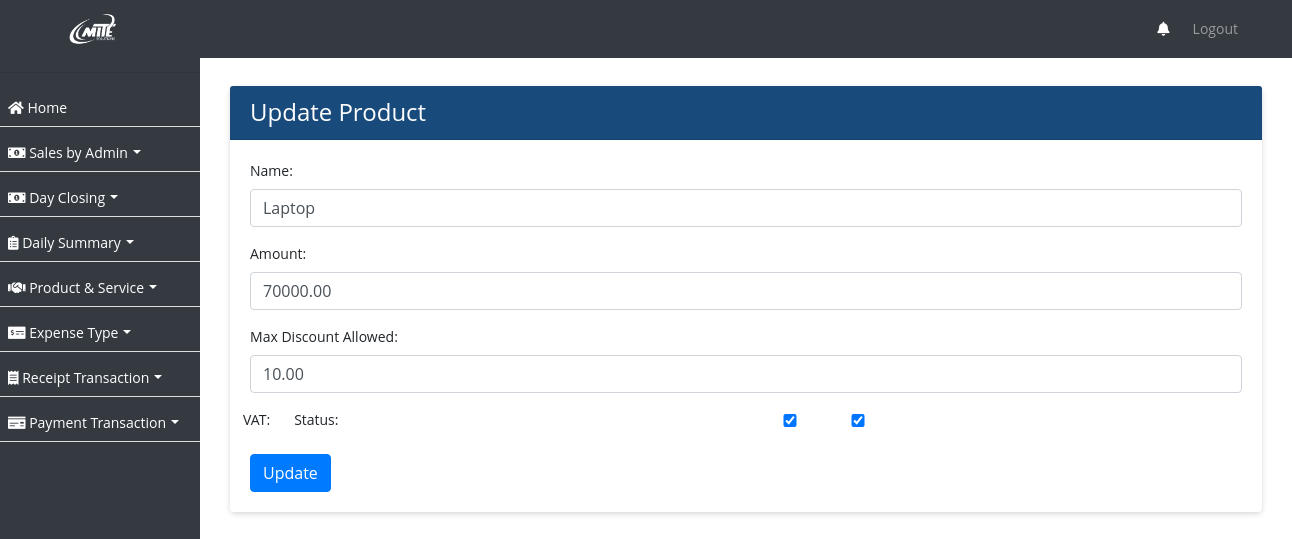
The page /product/update/17/ on the database its author committed.
### ezshopapp/models.py (models this page shows, shortened)
class Product(models.Model):
    name = models.CharField(max_length=255)
    vat = models.BooleanField(default=False)
    amount = models.DecimalField(max_digits=10, decimal_places=2)
    max_discount_allowed = models.DecimalField(max_digits=10, decimal_places=2)
    status = models.BooleanField(default=True)
    business_profile = models.CharField(max_length=255, null=True)
    created_on = models.DateTimeField(auto_now_add=True, null=True)

### ezshopapp/views.py (the view)
# urls.py: path('product/update/<int:pk>/', ProductUpdateView.as_view(), name='update_product'),
class ProductUpdateView(UpdateView):
    model = Product
    form_class = ProductForm
    template_name = 'update_product.html'
    success_url = reverse_lazy('product_list')

### ezshopapp/forms.py
class ProductForm(forms.ModelForm):
    class Meta:
        model = Product
        fields = '__all__'

### ezshopapp/templates/update_product.html (shortened to what this page needs)
{% extends 'base.html' %}
{% block content %}
<div class="container">
  <div class="card">
    <div class="card-header">
      <h4 class="mb-0 text-white">Update Product</h4>
    </div>
    <div class="card-body">
      <form method="post">
        <div class="form-group">
          <label for="id_name">Name:</label>
          <input type="text" name="name" id="id_name" class="form-control" value="{{ product.name }}" required>
        </div>
        <div class="form-group">
          <label for="id_amount">Amount:</label>
          <input type="text" name="amount" id="id_amount" class="form-control" value="{{ product.amount }}" required>
        </div>
        <div class="form-group">
          <label for="id_max_discount_allowed">Max Discount Allowed:</label>
          <input type="text" name="max_discount_allowed" id="id_max_discount_allowed" class="form-control" value="{{ product.max_discount_allowed }}" required>
        </div>
        <div class="row pl-2">
        <div class="form-group ">
            <div class="">
          <label for="id_vat" class="pr-4">VAT:</label>
        </div>
        </div>
        <div class="form-group">
            <div class="">
          <label for="id_status" class="pr-4">Status:</label>
          <input type="checkbox" name="status" id="id_status" class="form-check-input" {% if product.status %}checked{% endif %}>
          </div>
        </div>
    </div>
        <button type="submit" class="btn btn-primary">Update</button>
      </form>
    </div>
  </div>
</div>
{% endblock %}

### ezshopapp/templates/base.html (style rules this page uses)
body, p, h1, h2, h3, h4, h5, h6, a, li, label, input, div, span, small { font-family: "Open Sans", sans-serif !important; }
button:focus, button { outline: none !important; border: none; }
body, p, a, li, li>a { font-size:14px !important; }
h4 { color: #fff !important; }
body { padding-top: 56px; background-color: #ffffff !important; }
.form-control { line-height: 1.25 !important; }
.card { border:0px !important; margin-top:15px; margin-bottom:15px; box-shadow: 0px 2px 6px -1px #ccc; }
.card-header { background-color: #184b7c !important; color:#fff !important; }
.btn-primary { --bs-btn-color: #fff; --bs-btn-bg: #00B69B; --bs-btn-border-color: #00B69B; --bs-btn-hover-color: #000; --bs-btn-hover-bg: #26c1aa; --bs-btn-hover-border-color: #1abda5; --bs-btn-focus-shadow-rgb: 0, 155, 132; --bs-btn-active-color: #000; --bs-btn-active-bg: #33c5af; --bs-btn-active-border-color: #1abda5; --bs-btn-active-shadow: inset 0 3px 5px rgba(0, 0, 0, 0.125); --bs-btn-disabled-color: #000; --bs-btn-disabled-bg: #00B69B; --bs-btn-disabled-border-color: #00B69B; }
input, select { width: 100%; padding: 0.375rem 0.75rem; margin-bottom: 0.5rem; font-size: 1rem; line-height: 1.5; color: #495057; background-color: #fff; background-clip: padding-box; border: 1px solid #ced4da; border-radius: 0.25rem; transition: border-color 0.15s ease-in-out, box-shadow 0.15s ease-in-out; }

### rows shown on the page
Product: name "Laptop", amount "70000.00", max_discount_allowed "10.00", status "☑"
